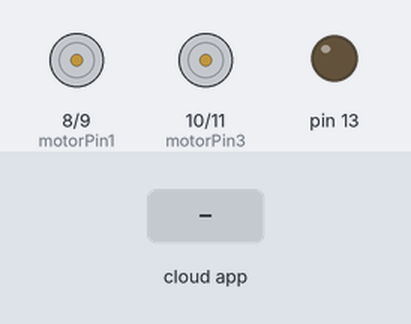
The sketch below on a simulated Arduino Uno, built with avr-gcc and run on an emulated ATmega328P. On the bench: motor-driver pin pairs drawn as motors (green arrow = first pin HIGH = forward, orange = second pin HIGH = backward, longer = more drive), output pins drawn as LEDs (lit = HIGH). Inputs (shaded band) come from the test bench. The ROS host is connected and sends only what is stated.

Above: at 1.2 s.
1.3 s: the phone or cloud app sets keys to f
At 2.6 s:
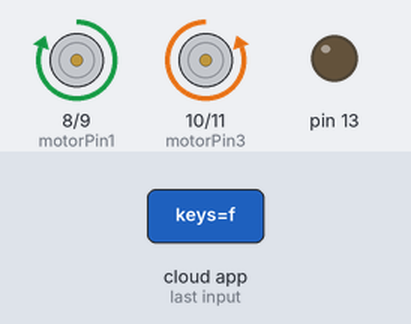
2.9 s: the phone or cloud app sets keys to b
At 3.9 s:
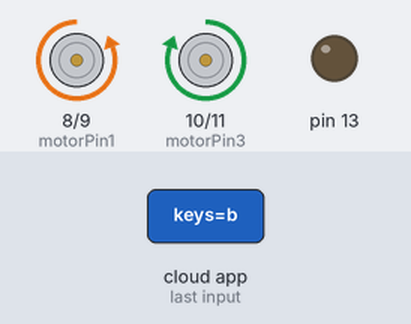
4.5 s: the phone or cloud app sets keys to l
At 5.2 s:
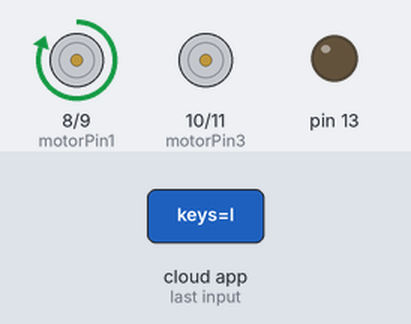
6.1 s: the phone or cloud app sets keys to r
At 6.6 s:
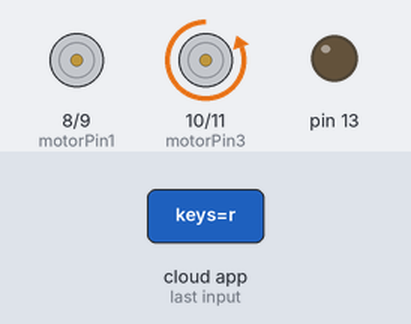
Timing chart, 0 to 8.7 s (numbered marks = the images above; inputs shaded):
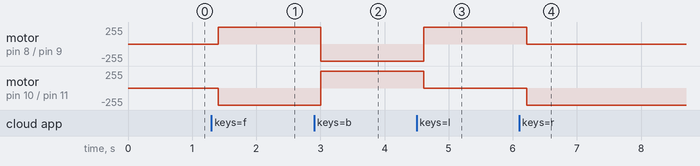

The sketch:

teleop_op_bot_ros.ino
```cpp
#include <ros.h>
#include <std_msgs/String.h>

ros::NodeHandle nh;

String var;
const int motorPin1  = 8;  // Pin 14 of L293
const int motorPin2  = 9;  // Pin 10 of L293
const int motorPin3  = 10;  // Pin 14 of L293
const int motorPin4  = 11;  // Pin 10 of L293

void messageCb(const std_msgs::String &msg)
{
  var=msg.data;

  if(var == "f")
   forward();
  else if(var == "b")
   backward();
  else if(var == "l")
   leftward();
  else if(var == "r")
   rightward();
  else
   stops();

}

ros::Subscriber<std_msgs::String> sub("keys", &messageCb);

void setup()
{
  pinMode(13, OUTPUT);
  nh.initNode();
  nh.subscribe(sub);
  pinMode(motorPin1, OUTPUT);
  pinMode(motorPin2, OUTPUT);
  pinMode(motorPin3, OUTPUT);
  pinMode(motorPin4, OUTPUT);
}

void loop()
{
  nh.spinOnce();
  delay(200);
}
void forward()
{
digitalWrite(motorPin1, HIGH);
digitalWrite(motorPin2, LOW);
digitalWrite(motorPin3, LOW);
digitalWrite(motorPin4, HIGH);
}
void stops()
{
digitalWrite(motorPin1,LOW);
digitalWrite(motorPin2, LOW);
digitalWrite(motorPin3, LOW);
digitalWrite(motorPin4,LOW);
}
void backward()
{
digitalWrite(motorPin1, LOW);
digitalWrite(motorPin2, HIGH);
digitalWrite(motorPin3, HIGH);
digitalWrite(motorPin4, LOW);
}
void leftward()
{
digitalWrite(motorPin1, HIGH);
digitalWrite(motorPin2, LOW);
digitalWrite(motorPin3, LOW);
digitalWrite(motorPin4, LOW);

}
void rightward()
{
digitalWrite(motorPin1, LOW);
digitalWrite(motorPin2, LOW);
digitalWrite(motorPin3, LOW);
digitalWrite(motorPin4, HIGH);

}
```

Measured:
- after the input at 1.3 s, motor on pin 8 (motorPin1) / pin 9 (motorPin2): stopped → forward 255/255 after 0.10 s; motor on pin 10 (motorPin3) / pin 11 (motorPin4): stopped → backward 255/255 after 0.10 s
- after the input at 2.9 s, motor on pin 8 (motorPin1) / pin 9 (motorPin2): forward 255/255 → backward 255/255 after 0.11 s; motor on pin 10 (motorPin3) / pin 11 (motorPin4): backward 255/255 → forward 255/255 after 0.11 s
- after the input at 4.5 s, motor on pin 8 (motorPin1) / pin 9 (motorPin2): backward 255/255 → forward 255/255 after 0.11 s; motor on pin 10 (motorPin3) / pin 11 (motorPin4): forward 255/255 → stopped after 0.11 s
- after the input at 6.1 s, motor on pin 8 (motorPin1) / pin 9 (motorPin2): forward 255/255 → stopped after 0.11 s; motor on pin 10 (motorPin3) / pin 11 (motorPin4): stopped → backward 255/255 after 0.11 s
